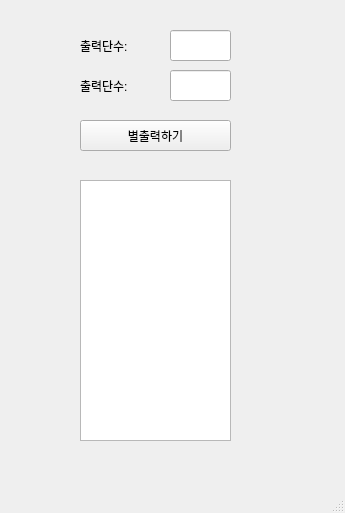
<?xml version="1.0" encoding="UTF-8"?>
<ui version="4.0">
 <class>MainWindow</class>
 <widget class="QMainWindow" name="MainWindow">
  <property name="geometry">
   <rect>
    <x>0</x>
    <y>0</y>
    <width>345</width>
    <height>513</height>
   </rect>
  </property>
  <property name="windowTitle">
   <string>MainWindow</string>
  </property>
  <widget class="QWidget" name="centralwidget">
   <widget class="QLabel" name="lbl_last">
    <property name="geometry">
     <rect>
      <x>80</x>
      <y>80</y>
      <width>56</width>
      <height>12</height>
     </rect>
    </property>
    <property name="text">
     <string>출력단수:</string>
    </property>
   </widget>
   <widget class="QLineEdit" name="le_last">
    <property name="geometry">
     <rect>
      <x>170</x>
      <y>70</y>
      <width>61</width>
      <height>31</height>
     </rect>
    </property>
   </widget>
   <widget class="QPushButton" name="pb">
    <property name="geometry">
     <rect>
      <x>80</x>
      <y>120</y>
      <width>151</width>
      <height>31</height>
     </rect>
    </property>
    <property name="text">
     <string>별출력하기</string>
    </property>
   </widget>
   <widget class="QTextEdit" name="te">
    <property name="geometry">
     <rect>
      <x>80</x>
      <y>180</y>
      <width>151</width>
      <height>261</height>
     </rect>
    </property>
   </widget>
   <widget class="QLineEdit" name="le_first">
    <property name="geometry">
     <rect>
      <x>170</x>
      <y>30</y>
      <width>61</width>
      <height>31</height>
     </rect>
    </property>
   </widget>
   <widget class="QLabel" name="lbl_first">
    <property name="geometry">
     <rect>
      <x>80</x>
      <y>40</y>
      <width>56</width>
      <height>12</height>
     </rect>
    </property>
    <property name="text">
     <string>출력단수:</string>
    </property>
   </widget>
  </widget>
  <widget class="QMenuBar" name="menubar">
   <property name="geometry">
    <rect>
     <x>0</x>
     <y>0</y>
     <width>345</width>
     <height>21</height>
    </rect>
   </property>
  </widget>
  <widget class="QStatusBar" name="statusbar"/>
 </widget>
 <resources/>
 <connections/>
</ui>
